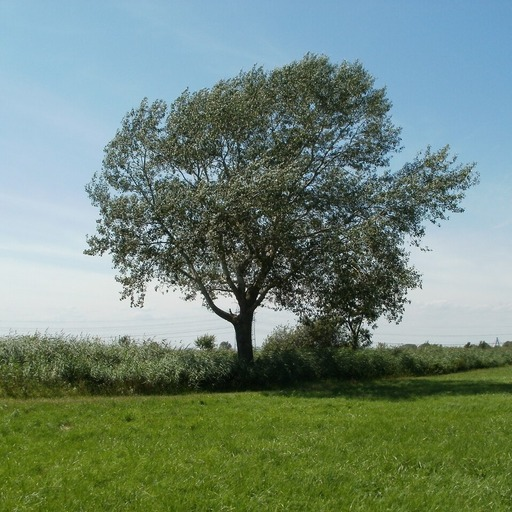
#> input picture data/images/tree_0002.jpg, 512 x 512 px; its folder holds only this picture in this run
$ python -i segment.py   (imports and definitions only)
#> lines starting #> are read from the running program, lines starting #| are printed output that depends on the picture; after the words box and inside, x2 and y2 are one past the last pixel; in counts of white or black regions, pixels touching at a corner belong together
### src/treedb/segformer.py
"""Phan doan ngu nghia "cay" bang SegFormer-b0 huan luyen tren ADE20K (150 lop, lop 4 = tree).

Model ONNX (~15 MB) tai tu HuggingFace va cache trong config.MODEL_DIR; chay bang ONNX Runtime tren CPU.
Neu khong tai / nap duoc model, is_available() = False va segment.py dung GrabCut (phuong an du phong).
"""
from __future__ import annotations

import urllib.request
from pathlib import Path

import numpy as np

from . import config

MODEL_URL = "https://huggingface.co/Xenova/segformer-b0-finetuned-ade-512-512/resolve/main/onnx/model.onnx"
MODEL_NAME = "segformer-b0-ade.onnx"
MIN_MODEL_BYTES = 1 << 20
INPUT_SIZE = 512
TREE_CLASS = 4
MEAN = np.array([0.485, 0.456, 0.406], np.float32)
STD = np.array([0.229, 0.224, 0.225], np.float32)

_SESSION = None
_ERROR: str | None = None


def _model_path() -> Path:
    return Path(config.MODEL_DIR) / MODEL_NAME


def _load():
    global _SESSION, _ERROR
    if _SESSION is not None or _ERROR is not None:
        return _SESSION
    path = _model_path()
    try:
        if not (path.is_file() and path.stat().st_size > MIN_MODEL_BYTES):
            path.parent.mkdir(parents=True, exist_ok=True)
            req = urllib.request.Request(MODEL_URL, headers={"User-Agent": config.USER_AGENT})
            print(f"[segformer] dang tai model: {MODEL_URL}", flush=True)
            with urllib.request.urlopen(req, timeout=300) as r:
                path.write_bytes(r.read())
        import onnxruntime as ort
        _SESSION = ort.InferenceSession(str(path), providers=["CPUExecutionProvider"])
    except Exception as e:  # noqa: BLE001 - thieu mang / onnxruntime -> dung GrabCut, bao ly do
        _ERROR = f"{type(e).__name__}: {e}"
        print(f"[segformer] khong kha dung, dung GrabCut. Ly do: {_ERROR}", flush=True)
    return _SESSION


def is_available() -> bool:
    return _load() is not None


# [8 lines left out: function tree_mask, not called in this run]

### src/treedb/segment.py
"""Tach vung cay (foreground) khoi nen (sky / dat) - buoc phan doan truoc khi trich rut dac trung.

Y tuong (slide bai 11, tr.17): tach rieng "vat the" va "hinh nen" de xay dung bieu do mau rieng
va trich rut dac trung hinh dang cua vat the.

Thuat toan:
  1. Phan doan ngu nghia bang SegFormer-b0 (ADE20K, lop "tree") - module segformer.py. Mo hinh hoc san biet
     "cay" la gi nen tach duoc ca tan la cung mau voi co nen, cay trui la, anh den trang, tan cham mep anh.
  2. Du phong khi khong co model (hoac model khong thay cay): GrabCut khoi tao bang hinh chu nhat trung tam.
  3. (Chi voi GrabCut) loai bo bau troi (pixel sang, bao hoa thap, hoac xanh lam) khoi foreground.
  4. Loc hinh thai (dong / mo), giu thanh phan lien thong lon va gan tam anh nhat (bo cac cay o hau canh),
     lap lo trong (khe troi giua cac canh) -> mat na "hinh bao" cua cay.
  5. Mat na chu nhat mac dinh chi la phuong an cuoi; ten phuong an duoc tra ve de thong ke.
"""
from __future__ import annotations

import cv2
import numpy as np
from scipy import ndimage

from . import segformer

WORK_SIZE = 256          # kich thuoc lam viec cua GrabCut (tang toc)
GRABCUT_ITERS = 5
MIN_COVERAGE = 0.02      # mask nho hon -> phuong an tiep theo


# [4 lines left out: function _default_mask, not called in this run]


def _sky(small: np.ndarray) -> np.ndarray:
    hsv = cv2.cvtColor(small, cv2.COLOR_RGB2HSV)
    hh, ss, vv = hsv[..., 0], hsv[..., 1], hsv[..., 2]
    sky_white = (ss < 40) & (vv > 170)
    sky_blue = (hh > 90) & (hh < 130) & (ss > 40) & (vv > 120)
    return sky_white | sky_blue


# [30 lines left out: functions _grabcut, _clean, not called in this run]


def foreground_mask(rgb: np.ndarray, return_method: bool = False):
    """rgb: uint8 HxWx3  ->  mask bool HxW (True = cay); return_method=True -> (mask, ten phuong an)."""
    h, w = rgb.shape[:2]
    scale = WORK_SIZE / max(h, w)
    small = cv2.resize(rgb, (max(8, int(w * scale)), max(8, int(h * scale))), interpolation=cv2.INTER_AREA)
    sh, sw = small.shape[:2]
    bgr = cv2.cvtColor(small, cv2.COLOR_RGB2BGR)
    sky = _sky(small)
    rect = (int(sw * 0.08), int(sh * 0.04), int(sw * 0.84), int(sh * 0.92))

    fg, method = None, ""
    if segformer.is_available():
        tree = cv2.resize(segformer.tree_mask(rgb).astype(np.uint8), (sw, sh), interpolation=cv2.INTER_NEAREST)
        fg, method = _clean(tree, np.zeros_like(sky)), "segformer"   # model da tach troi, khong loc mau
    if fg is None or fg.mean() < MIN_COVERAGE:
        fg = _clean(_grabcut(bgr, np.zeros((sh, sw), np.uint8), rect, cv2.GC_INIT_WITH_RECT), sky)
        method = "grabcut"
    if fg.mean() < MIN_COVERAGE:
        mask, method = _default_mask(h, w), "default_rect"
    else:
        mask = cv2.resize(fg.astype(np.uint8), (w, h), interpolation=cv2.INTER_NEAREST).astype(bool)
    return (mask, method) if return_method else mask


# [13 lines left out: functions mask_bbox, overlay, not called in this run]

>>> import cv2
>>> picture = cv2.cvtColor(cv2.imread('../../data/images/tree_0002.jpg'), cv2.COLOR_BGR2RGB)
>>> result = foreground_mask(picture)
#> in foreground_mask, `small = cv2.resize(rgb, (max(8, int(w * scale)), max(8, int(h * scale)..`:
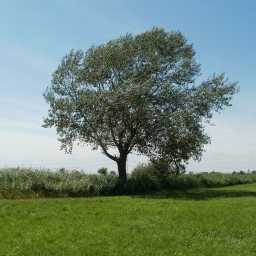
#> small: shape (256, 256, 3); mean R, G, B 112.9, 134.3, 119
#> in _sky, `hsv = cv2.cvtColor(small, cv2.COLOR_RGB2HSV)`: hsv: shape (256, 256, 3); mean H, S, V 69.9, 91.7, 142.2
#> in _sky, `hh, ss, vv = hsv[..., 0], hsv[..., 1], hsv[..., 2]`:
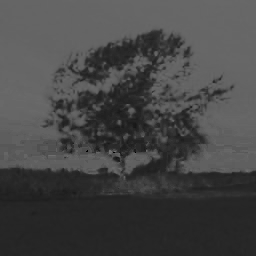
#> hh: shape (256, 256); min 0, max 113, mean 69.9
#> in _sky, `hh, ss, vv = hsv[..., 0], hsv[..., 1], hsv[..., 2]`:
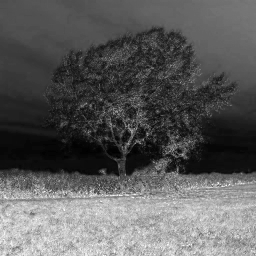
#> ss: shape (256, 256); min 0, max 255, mean 91.7
#> in _sky, `hh, ss, vv = hsv[..., 0], hsv[..., 1], hsv[..., 2]`:
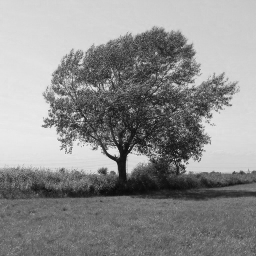
#> vv: shape (256, 256); min 9, max 237, mean 142.2
#> in _sky, `sky_white = (ss < 40) & (vv > 170)`:
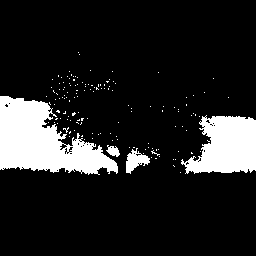
#> sky_white: shape (256, 256) bool; 13.8% white; 144 white regions (140 under 20 px), largest, box (x1, y1, x2, y2) and area: (0, 96, 118, 175) 5247, (181, 115, 256, 174) 3114, (126, 148, 150, 174) 318, (106, 145, 120, 157) 99
#> in _sky, `sky_blue = (hh > 90) & (hh < 130) & (ss > 40) & (vv > 120)`:
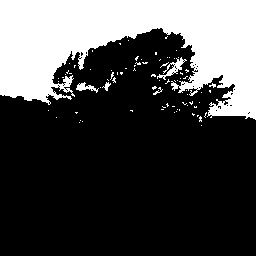
#> sky_blue: shape (256, 256) bool; 28.9% white; 80 white regions (75 under 20 px), largest, box (x1, y1, x2, y2) and area: (0, 0, 256, 120) 18263, (157, 57, 187, 80) 190, (76, 82, 99, 93) 105, (102, 82, 111, 91) 35, (153, 87, 163, 95) 25
#> in _sky, `return sky_white | sky_blue`:
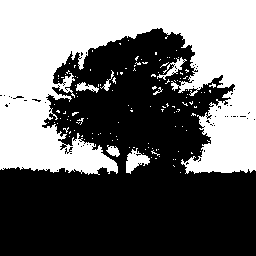
#> returned value: shape (256, 256) bool; 42.6% white; 133 white regions (126 under 20 px), largest, box (x1, y1, x2, y2) and area: (0, 0, 256, 175) 26700, (126, 148, 150, 174) 318, (157, 57, 187, 80) 190
#> (the run stopped early here; a loop or call above may not have finished)

$ run again, on data/images/tree_0006.jpg
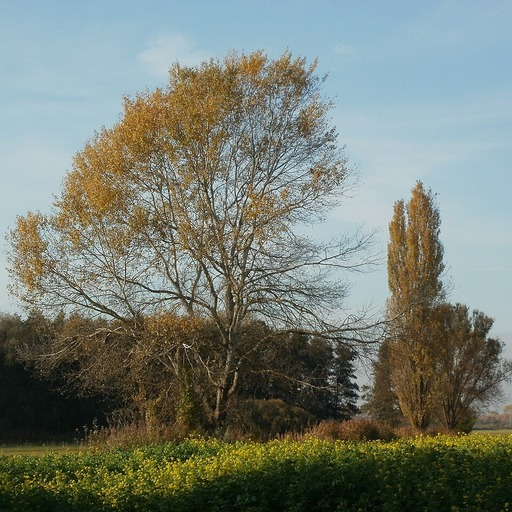
#> input picture data/images/tree_0006.jpg, 512 x 512 px
#> hsv: shape (256, 256, 3); mean H, S, V 59, 81.4, 134.3
#> in _sky, `sky_white = (ss < 40) & (vv > 170)`:
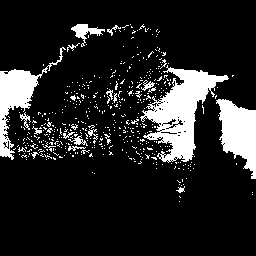
#> sky_white: shape (256, 256) bool; 14.2% white; 480 white regions (457 under 20 px), largest, box (x1, y1, x2, y2) and area: (140, 65, 229, 163) 3495, (216, 99, 256, 179) 1914, (0, 47, 66, 160) 1743
#> sky_blue: shape (256, 256) bool; 23.7% white; 52 white regions (46 under 20 px), largest, box (x1, y1, x2, y2) and area: (0, 0, 256, 109) 15205, (141, 72, 166, 83) 91, (166, 71, 184, 85) 80, (136, 47, 142, 56) 25, (162, 119, 176, 126) 24, (172, 120, 183, 127) 22
#> in _sky, `return sky_white | sky_blue`:
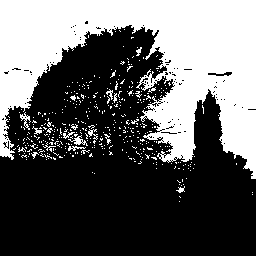
#> returned value: shape (256, 256) bool; 37.9% white; 418 white regions (401 under 20 px), largest, box (x1, y1, x2, y2) and area: (0, 0, 256, 179) 23233, (68, 135, 88, 146) 74, (20, 112, 31, 130) 69

$ run again, on data/images/tree_0009.jpg
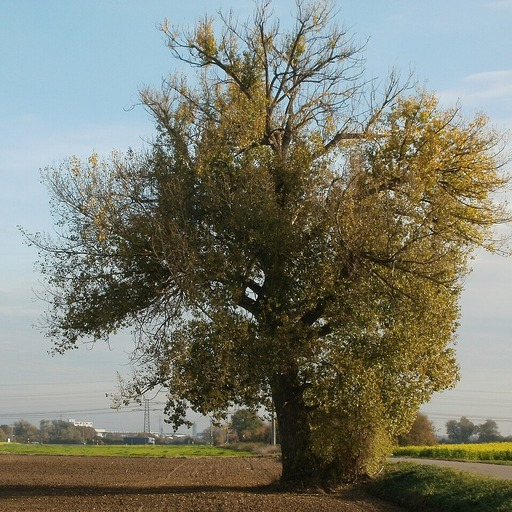
#> input picture data/images/tree_0009.jpg, 512 x 512 px
#> hsv: shape (256, 256, 3); mean H, S, V 50.9, 84.7, 135
#> in _sky, `sky_white = (ss < 40) & (vv > 170)`:
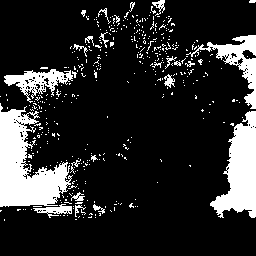
#> sky_white: shape (256, 256) bool; 16.8% white; 414 white regions (391 under 20 px), largest, box (x1, y1, x2, y2) and area: (0, 103, 73, 207) 3971, (210, 111, 256, 218) 2699, (186, 35, 256, 109) 1270
#> sky_blue: shape (256, 256) bool; 19.3% white; 77 white regions (71 under 20 px), largest, box (x1, y1, x2, y2) and area: (0, 0, 159, 115) 7937, (147, 0, 256, 62) 4303, (243, 50, 256, 59) 73, (134, 31, 143, 48) 59, (104, 32, 113, 42) 55, (153, 54, 162, 64) 33
#> in _sky, `return sky_white | sky_blue`:
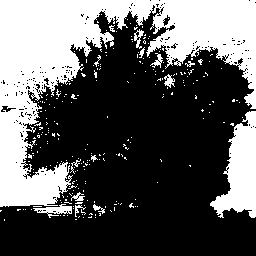
#> returned value: shape (256, 256) bool; 36.1% white; 256 white regions (241 under 20 px), largest, box (x1, y1, x2, y2) and area: (0, 0, 256, 207) 19526, (210, 111, 256, 218) 2699, (33, 204, 72, 218) 241

$ run again, on data/images/tree_0010.jpg
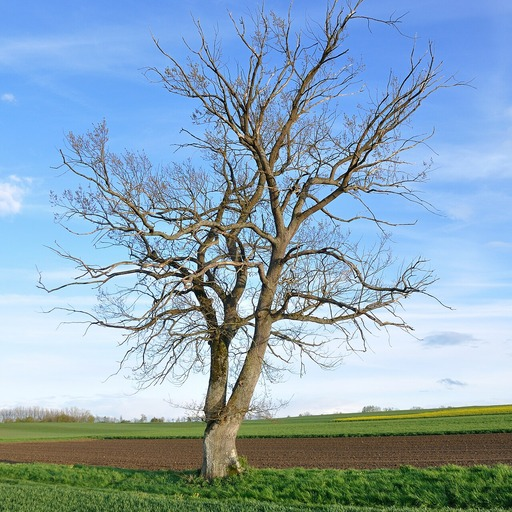
#> input picture data/images/tree_0010.jpg, 512 x 512 px
#> hsv: shape (256, 256, 3); mean H, S, V 86, 90.9, 197
#> sky_white: shape (256, 256) bool; 17.7% white; 224 white regions (208 under 20 px), largest, box (x1, y1, x2, y2) and area: (123, 147, 256, 210) 5611, (0, 156, 105, 211) 4688, (113, 163, 127, 202) 212
#> sky_blue: shape (256, 256) bool; 52.5% white; 101 black regions (94 under 20 px), largest, box (x1, y1, x2, y2) and area: (0, 5, 256, 256) 30721, (0, 148, 32, 152) 66, (0, 93, 10, 105) 45
#> in _sky, `return sky_white | sky_blue`:
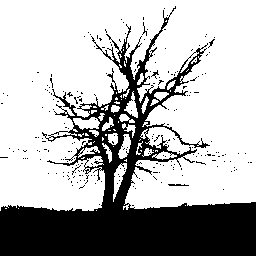
#> returned value: shape (256, 256) bool; 70.3% white; 232 black regions (228 under 20 px), largest, box (x1, y1, x2, y2) and area: (0, 6, 256, 256) 18951, (168, 184, 189, 186) 33, (151, 70, 159, 79) 23, (142, 22, 147, 36) 20
